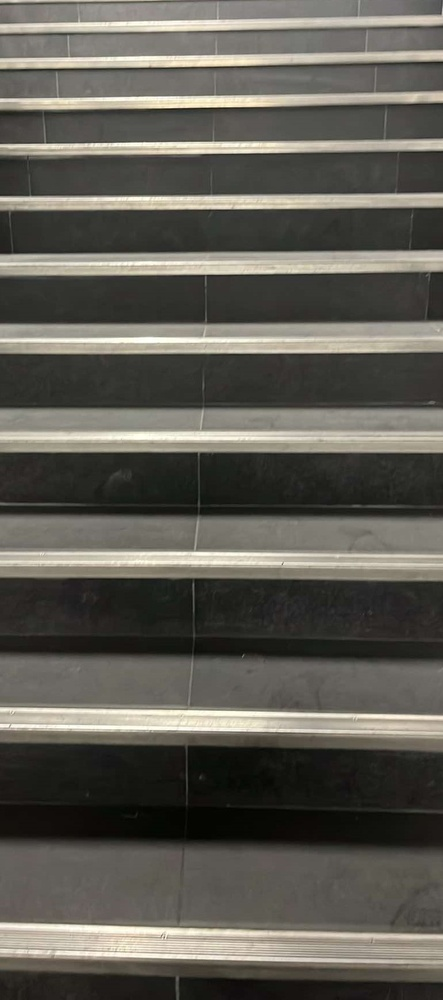
#> input picture data/raw/Groupe1_Image1.jpg, 443 x 1000 px, shrunk from 771 x 1739 before the run
$ python -i preprocess_images.py   (imports and definitions only)   (older library calls are emulated)
#> lines starting #> are read from the running program, lines starting #| are printed output that depends on the picture; after the words box and inside, x2 and y2 are one past the last pixel; in counts of white or black regions, pixels touching at a corner belong together
#> further down, picture is the input picture: shape (1000, 443, 3); mean B, G, R 84.5, 92.3, 94.8
# src/preprocess_images.py

import cv2
import numpy as np

def otsu_thresholding(image):
    gray = cv2.cvtColor(image, cv2.COLOR_BGR2GRAY)  # Convertir l'image en niveaux de gris
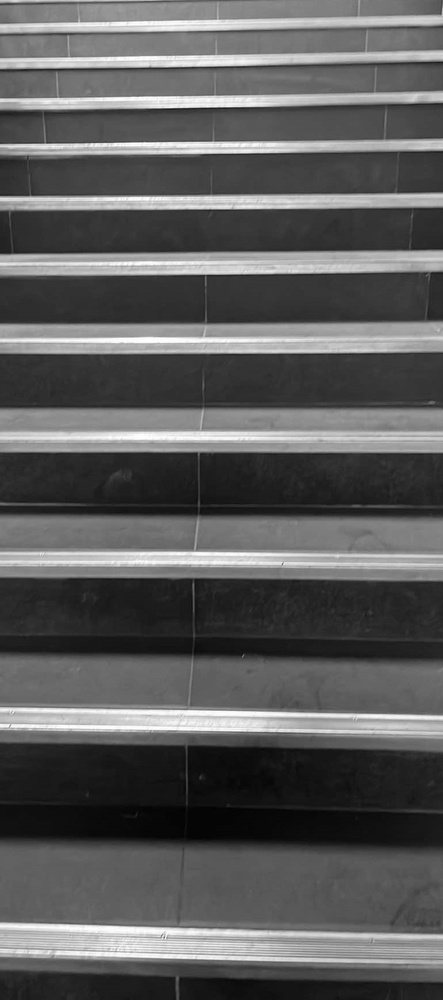
#> gray: shape (1000, 443); min 1, max 255, mean 92.1
    blur = cv2.GaussianBlur(gray, (5, 5), 0)  # Appliquer un flou pour réduire le bruit
    _, thresholded_image = cv2.threshold(blur, 0, 255, cv2.THRESH_BINARY + cv2.THRESH_OTSU)  # Seuillage Otsu
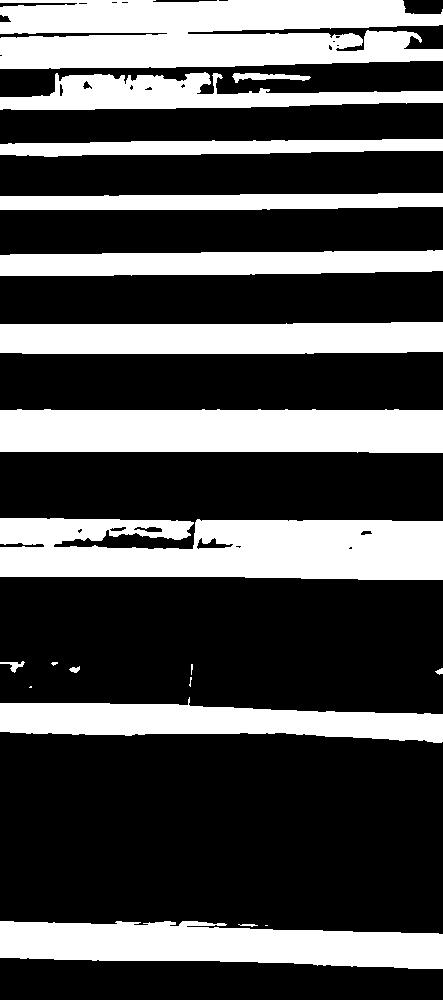
#> thresholded_image: shape (1000, 443); 32% white; 20 white regions (5 under 20 px), largest, box (x1, y1, x2, y2) and area: (0, 0, 443, 69) 26038, (0, 518, 443, 580) 23895, (0, 409, 443, 453) 18716
    return thresholded_image

# [6 lines left out: function sobel_edge_detection, not called in this run]

# Fonction pour isoler les marches en fonction de la couleur (exemple pour les couleurs claires)
def isolate_stairs(image):
    hsv = cv2.cvtColor(image, cv2.COLOR_BGR2HSV)
#> hsv: shape (1000, 443, 3); mean H, S, V 26.4, 34.1, 95.2
    lower_color = np.array([0, 0, 200])  # Plage pour les couleurs claires
    upper_color = np.array([180, 255, 255])  # Plage de couleur maximale
    mask = cv2.inRange(hsv, lower_color, upper_color)
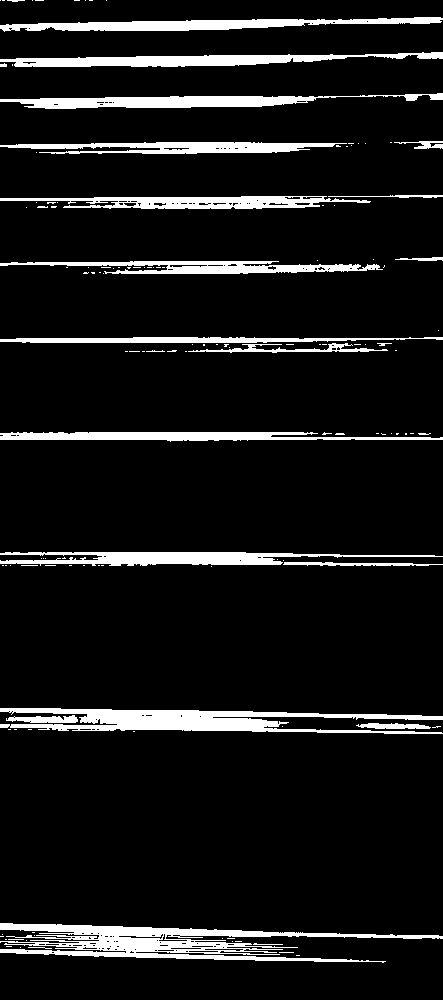
#> mask: shape (1000, 443); 9.4% white; 131 white regions (106 under 20 px), largest, box (x1, y1, x2, y2) and area: (0, 923, 443, 963) 6851, (0, 708, 443, 734) 5734, (0, 52, 443, 67) 3371
    result = cv2.bitwise_and(image, image, mask=mask)
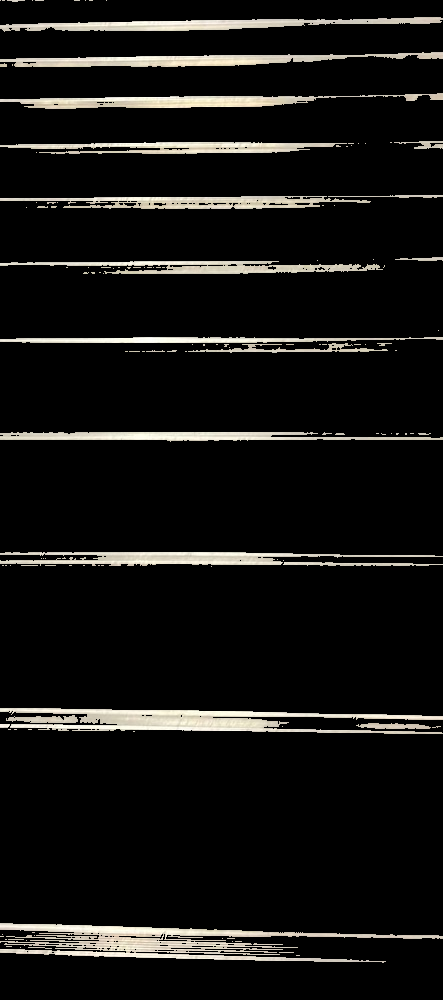
#> result: shape (1000, 443, 3); mean B, G, R 18.6, 20.3, 20.9
    return result

# Fonction pour appliquer le Canny avec un seuil
def canny_with_preprocessing(image, low_threshold=50, high_threshold=150):
    # Convertir en niveaux de gris
#> called with low_threshold = 50, high_threshold = 150
    gray_image = cv2.cvtColor(image, cv2.COLOR_BGR2GRAY)

    # Appliquer un flou pour réduire le bruit
    blurred_image = cv2.GaussianBlur(gray_image, (5, 5), 0)

    # Appliquer l'algorithme de Canny avec des seuils ajustés
    edges = cv2.Canny(blurred_image, low_threshold, high_threshold)
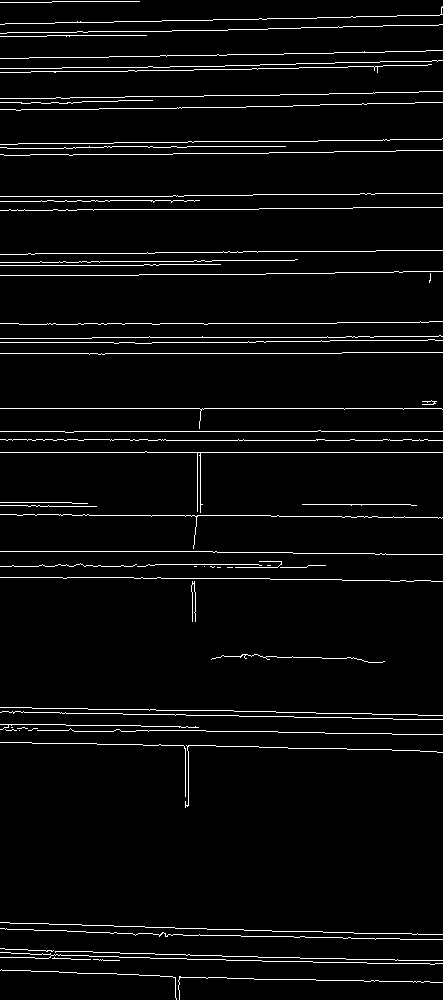
#> edges: shape (1000, 443); 4% white in thin lines or dots

    return edges


# Fonction de filtrage morphologique (érosion + dilatation)
# [5 lines left out: function morphological_filter, not called in this run]

# Fonction de prétraitement pour l'image (c'est-à-dire, appliquer tout le prétraitement dans un ordre donné)
def preprocess_image(image, threshold=50):
    # Appliquer les différentes étapes de prétraitement
    image_otsu = otsu_thresholding(image)  # Appliquer Otsu
    image_isolated = isolate_stairs(image)  # Isoler les marches
    edges = canny_with_preprocessing(image)  # Appliquer Canny
    edges_filtered = morphological_filter(edges)  # Appliquer le filtre morphologique

    # Retourner l'image prétraitée (ici, nous retournons les contours filtrés pour la détection des marches)
    return edges_filtered

# [13 lines left out: functions canny_with_otsu, sobel_edge_detection, not called in this run]


def morphological_filter(image):
    # Créer un noyau de taille 5x5
    kernel = np.ones((5, 5), np.uint8)
    # Appliquer une érosion pour réduire les petits contours
    image_eroded = cv2.erode(image, kernel, iterations=1)
#> image_eroded: shape (1000, 443); every value is 0
    # Appliquer une dilatation pour renforcer les contours importants
    image_dilated = cv2.dilate(image_eroded, kernel, iterations=1)
    return image_dilated

>>> import cv2
>>> picture = cv2.imread('../data/raw/Groupe1_Image1.jpg')
>>> result = preprocess_image(picture)

$ run again, on data/raw/Groupe1_Image10.jpg
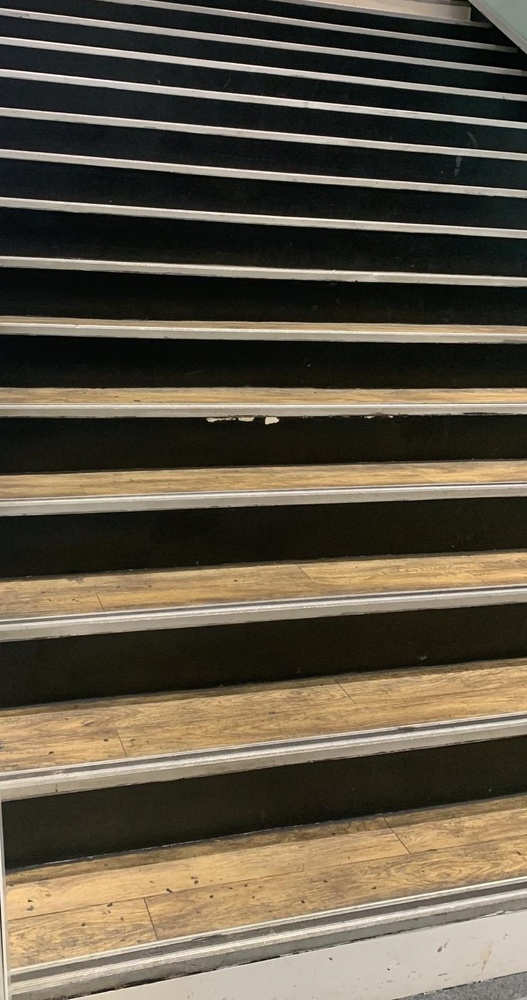
#> input picture data/raw/Groupe1_Image10.jpg, 527 x 1000 px, shrunk from 732 x 1388 before the run
#> picture is the input picture: shape (1000, 527, 3); mean B, G, R 70.2, 86.2, 95.3
#> in otsu_thresholding, `_, thresholded_image = cv2.threshold(blur, 0, 255, cv2.THRESH_BINARY +..`:
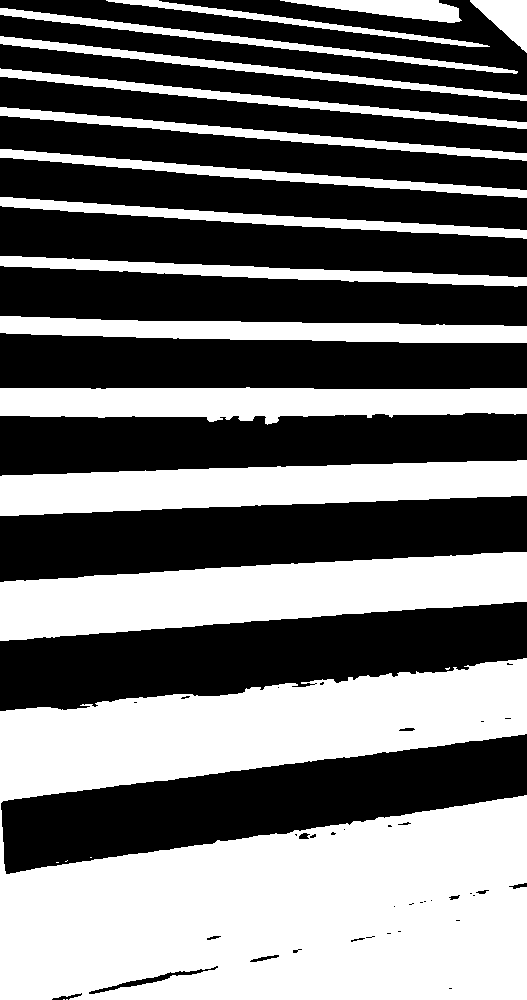
#> thresholded_image: shape (1000, 527); 45.4% white; 21 white regions (6 under 20 px), largest, box (x1, y1, x2, y2) and area: (0, 658, 527, 1000) 128636, (0, 552, 527, 641) 29112, (0, 460, 527, 516) 20237
#> hsv: shape (1000, 527, 3); mean H, S, V 34, 81.4, 96.3
#> mask: shape (1000, 527); 14.5% white; 1161 white regions (1035 under 20 px), largest, box (x1, y1, x2, y2) and area: (70, 911, 527, 1000) 17194, (0, 845, 527, 1000) 16630, (302, 553, 527, 585) 3185
#> in canny_with_preprocessing, `edges = cv2.Canny(blurred_image, low_threshold, high_threshold)`:
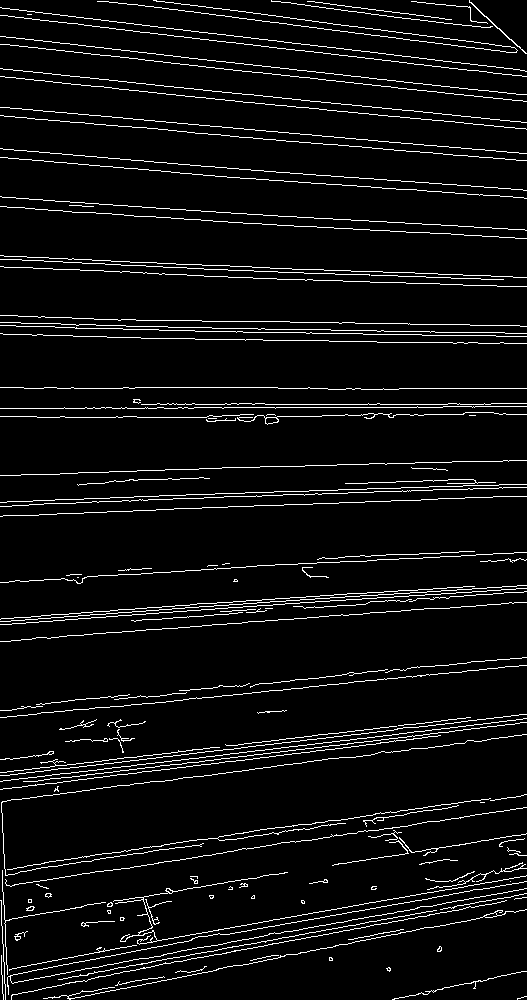
#> edges: shape (1000, 527); 5.8% white in thin lines or dots
#> image_eroded: shape (1000, 527); every value is 0

$ run again, on data/raw/Groupe1_Image2.jpg
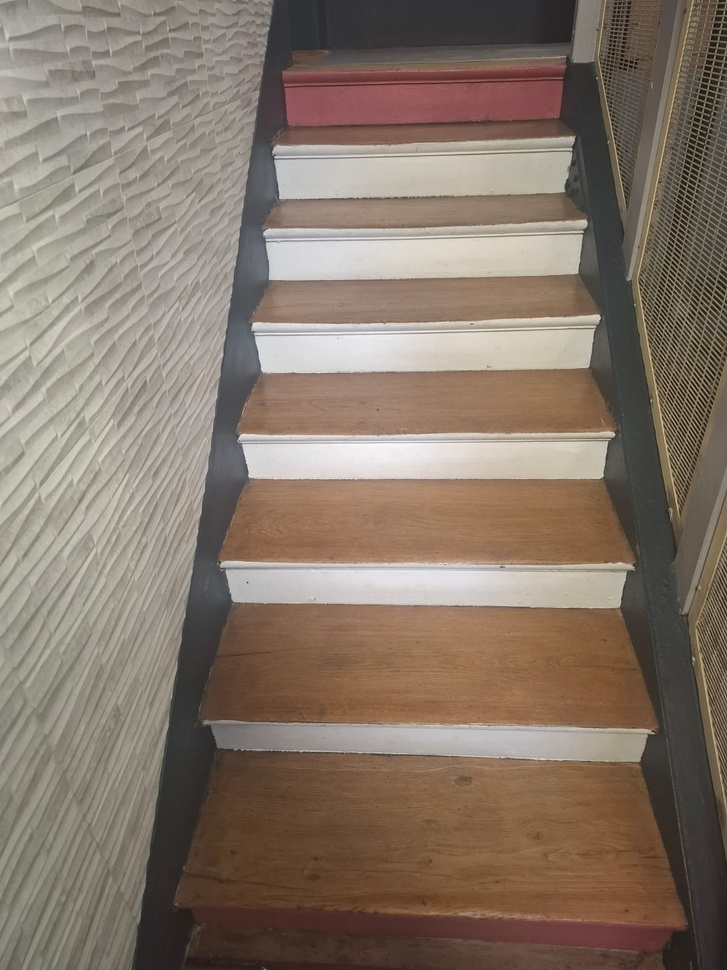
#> input picture data/raw/Groupe1_Image2.jpg, 727 x 970 px, shrunk from 1200 x 1600 before the run
#> picture is the input picture: shape (970, 727, 3); mean B, G, R 105.4, 118.3, 133.1
#> in otsu_thresholding, `_, thresholded_image = cv2.threshold(blur, 0, 255, cv2.THRESH_BINARY +..`:
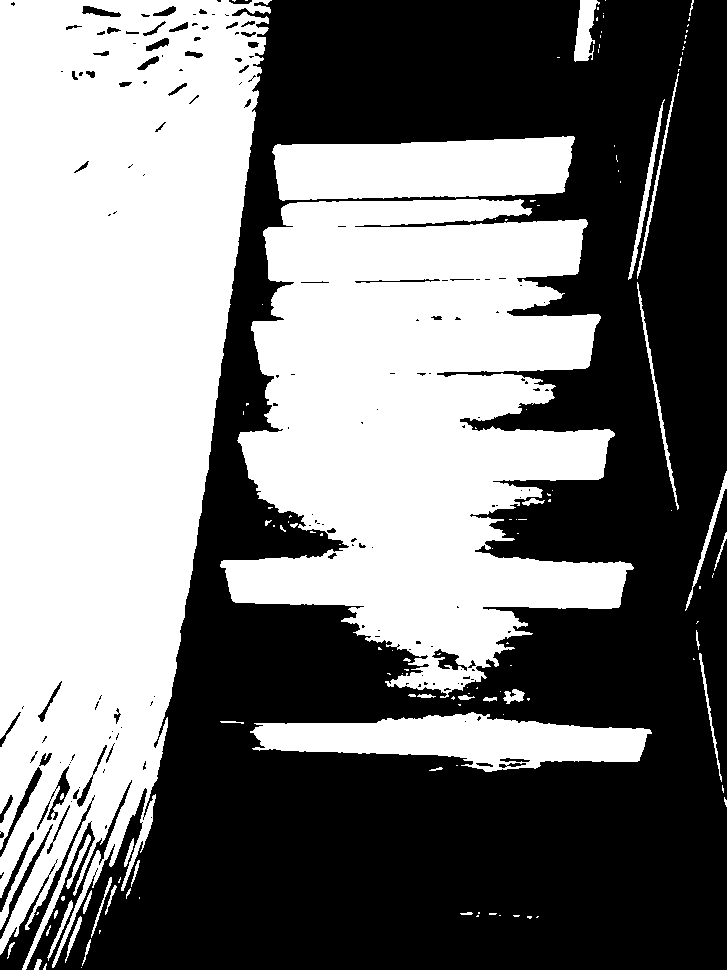
#> thresholded_image: shape (970, 727); 48.6% white; 128 white regions (89 under 20 px), largest, box (x1, y1, x2, y2) and area: (0, 0, 272, 970) 178825, (220, 199, 634, 698) 126940, (272, 136, 575, 201) 16291
#> hsv: shape (970, 727, 3); mean H, S, V 27.4, 58.5, 133.4
#> mask: shape (970, 727); 7.5% white; 443 white regions (401 under 20 px), largest, box (x1, y1, x2, y2) and area: (242, 440, 599, 480) 11812, (255, 330, 584, 373) 11124, (267, 235, 566, 280) 10633
#> in canny_with_preprocessing, `edges = cv2.Canny(blurred_image, low_threshold, high_threshold)`:
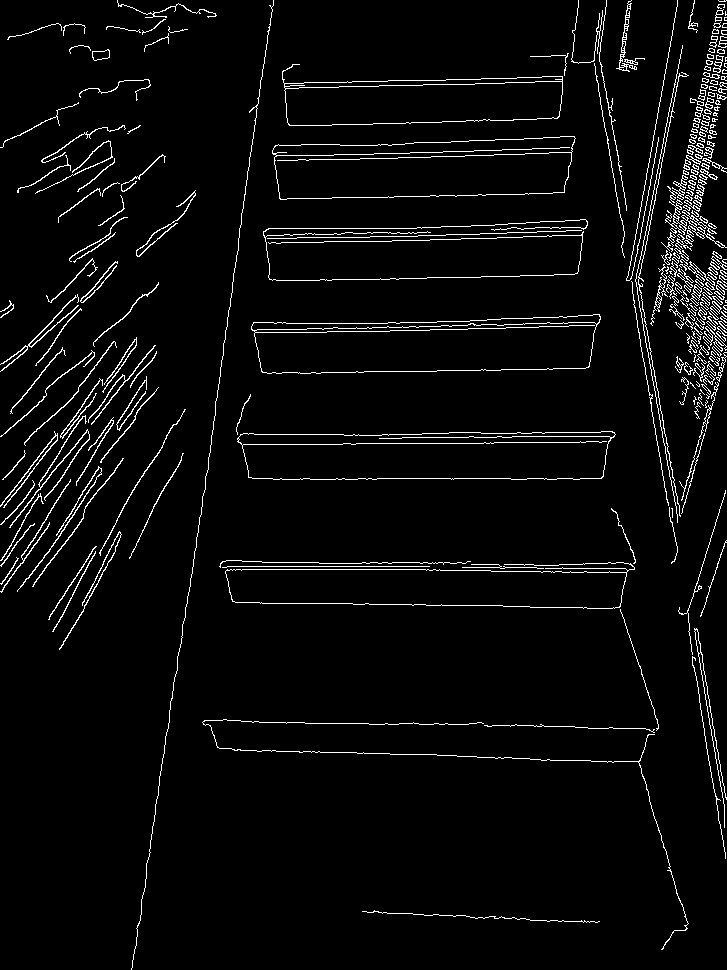
#> edges: shape (970, 727); 3.9% white in thin lines or dots
#> image_eroded: shape (970, 727); every value is 0

$ run again, on data/raw/Groupe1_Image3.jpg
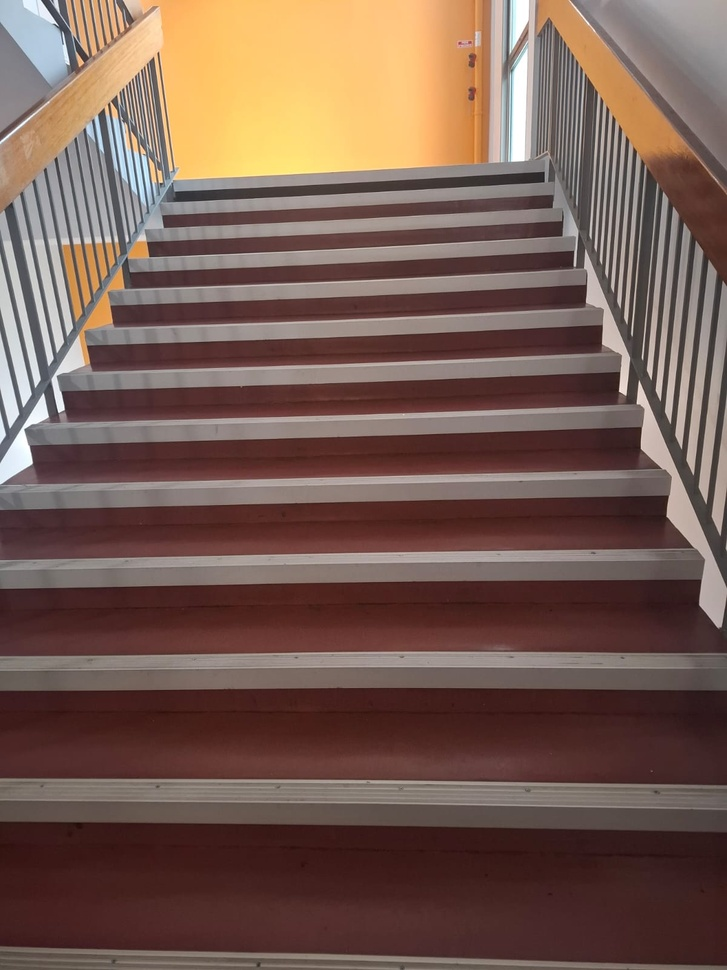
#> input picture data/raw/Groupe1_Image3.jpg, 727 x 970 px, shrunk from 1200 x 1600 before the run
#> picture is the input picture: shape (970, 727, 3); mean B, G, R 81.8, 92, 118.2
#> in otsu_thresholding, `_, thresholded_image = cv2.threshold(blur, 0, 255, cv2.THRESH_BINARY +..`:
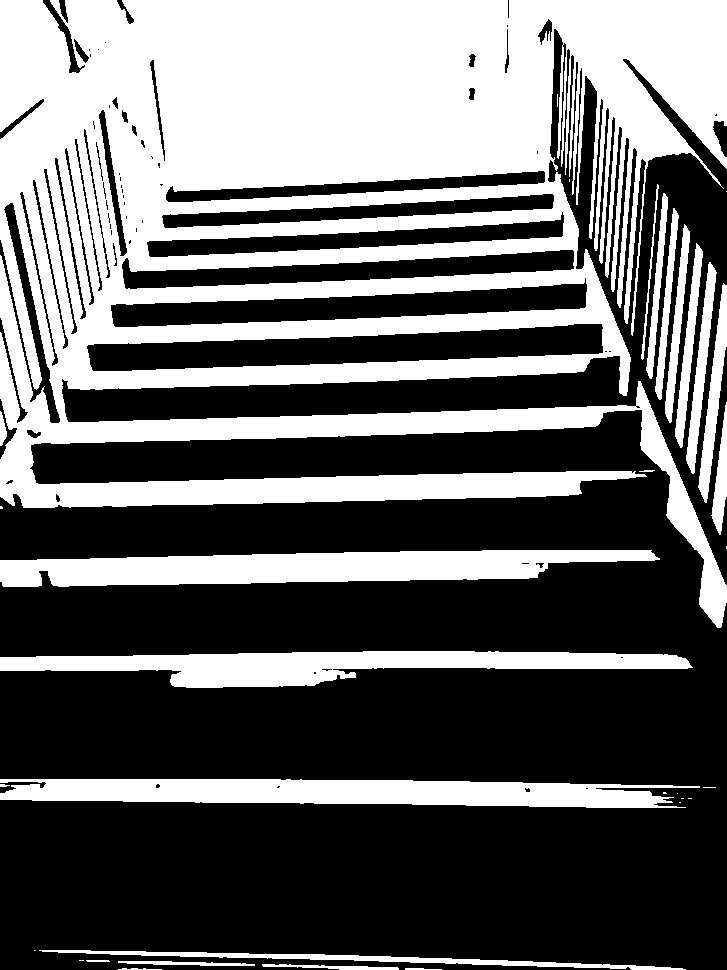
#> thresholded_image: shape (970, 727); 40.8% white; 34 white regions (13 under 20 px), largest, box (x1, y1, x2, y2) and area: (0, 0, 727, 628) 226686, (0, 550, 660, 587) 16606, (0, 779, 700, 808) 15148
#> hsv: shape (970, 727, 3); mean H, S, V 30.3, 87.6, 118.8
#> mask: shape (970, 727); 12.7% white; 321 white regions (266 under 20 px), largest, box (x1, y1, x2, y2) and area: (0, 0, 481, 183) 60224, (543, 0, 660, 152) 5086, (0, 0, 70, 78) 3249
#> in canny_with_preprocessing, `edges = cv2.Canny(blurred_image, low_threshold, high_threshold)`:
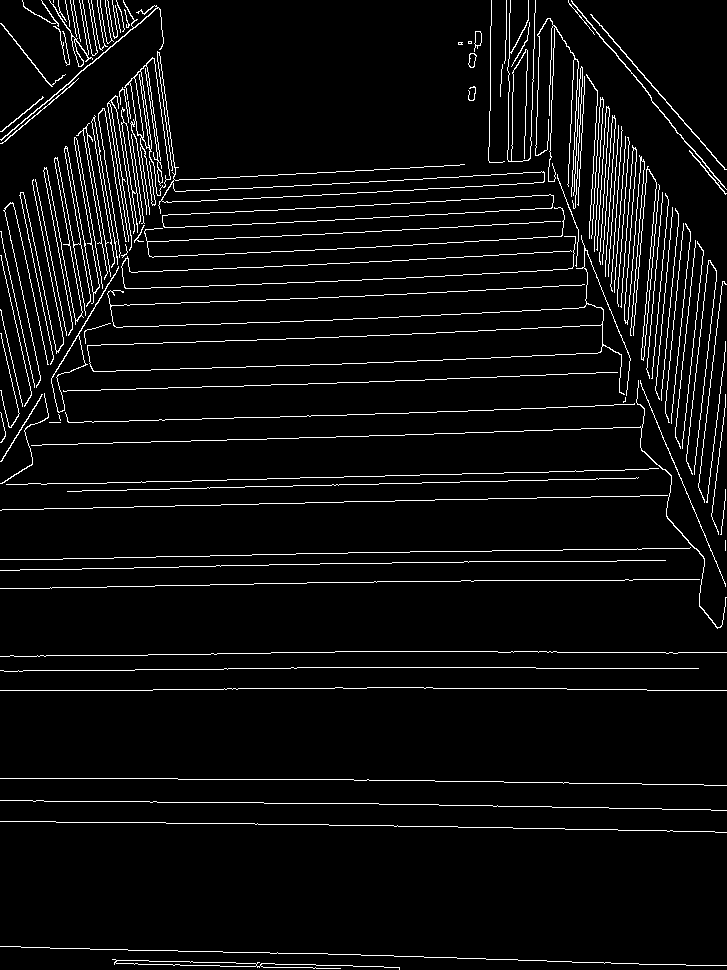
#> edges: shape (970, 727); 5.1% white in thin lines or dots
#> image_eroded: shape (970, 727); every value is 0
